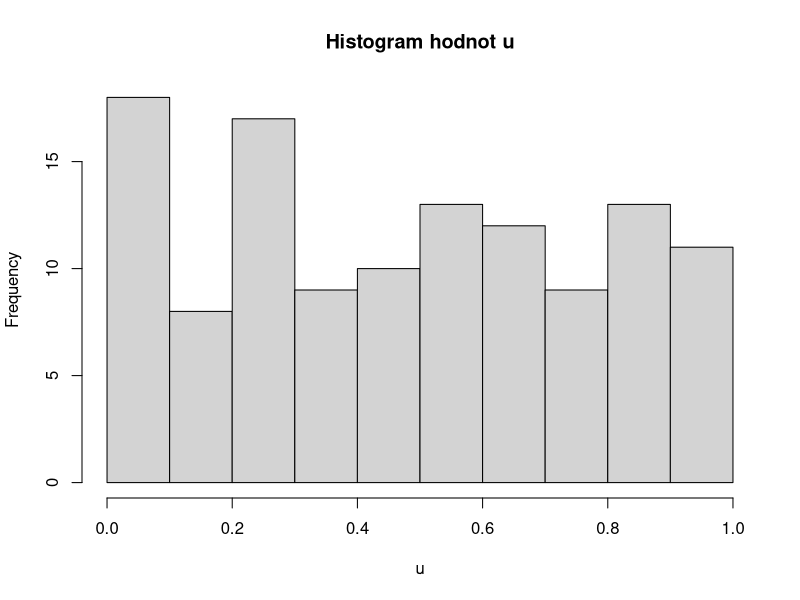
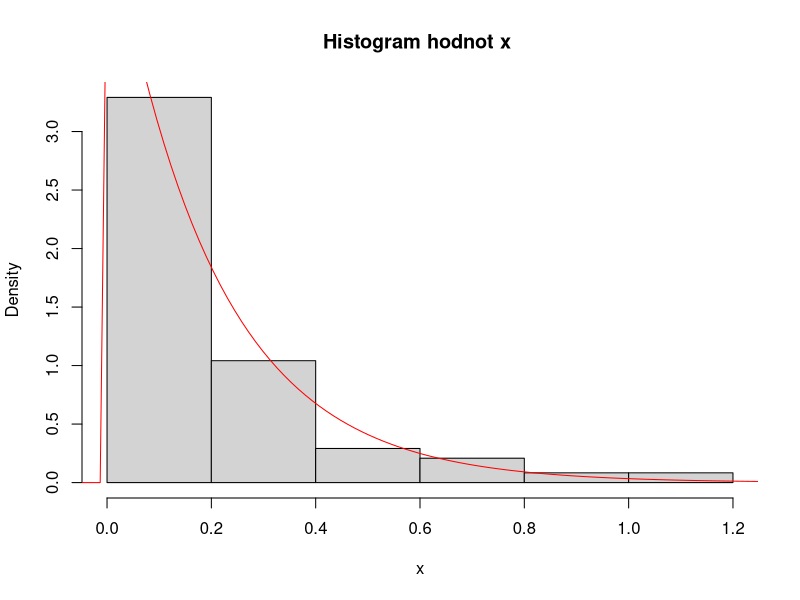
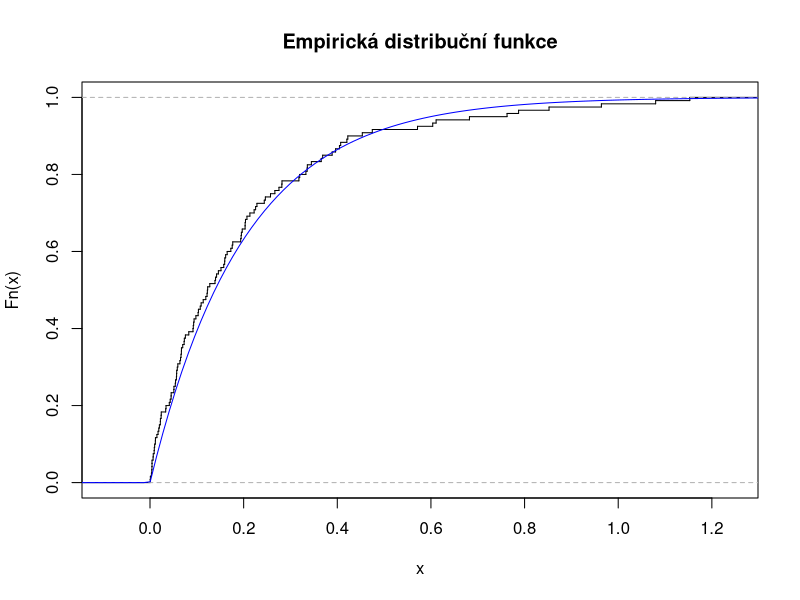
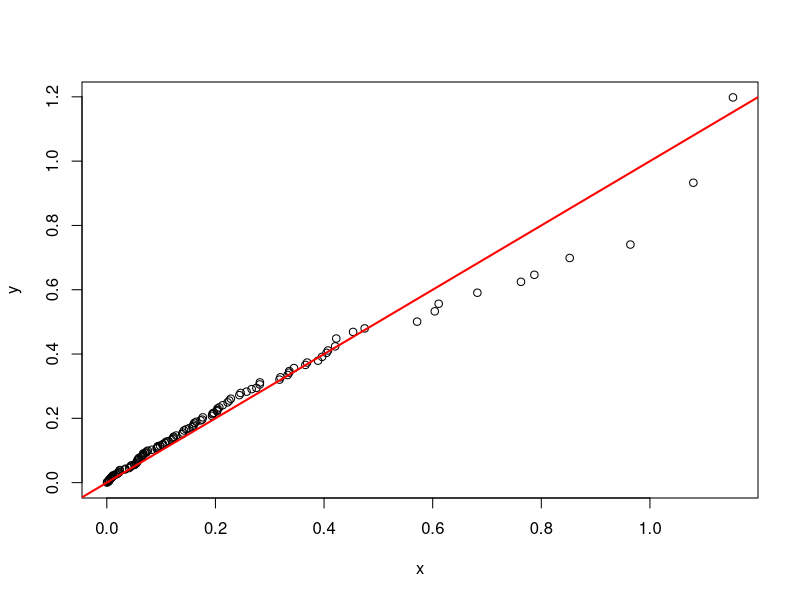
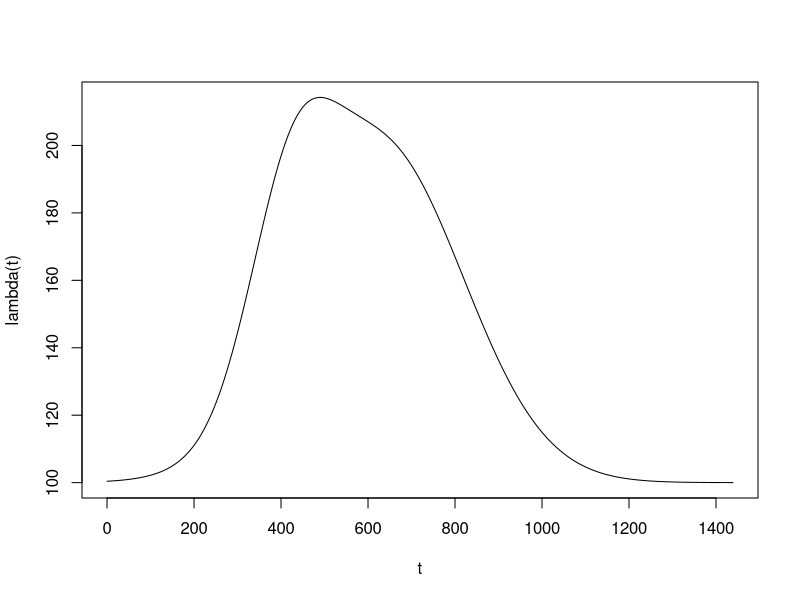
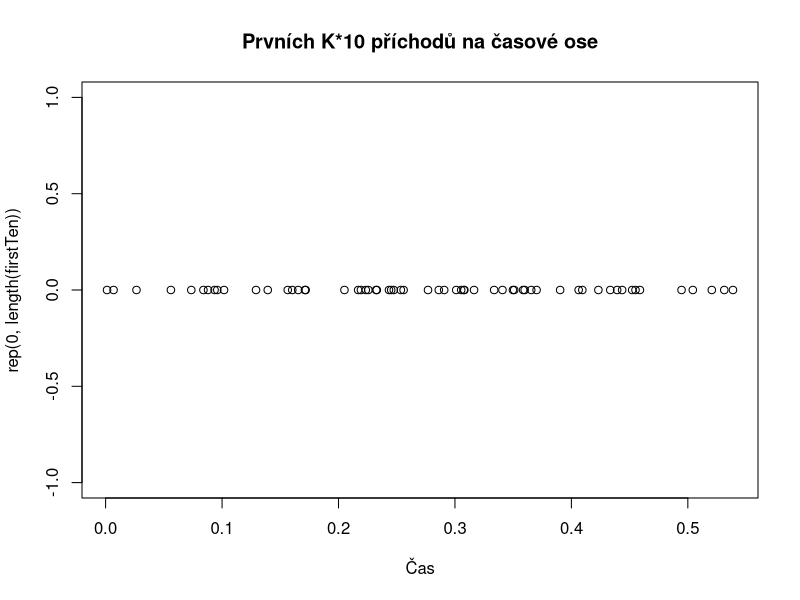
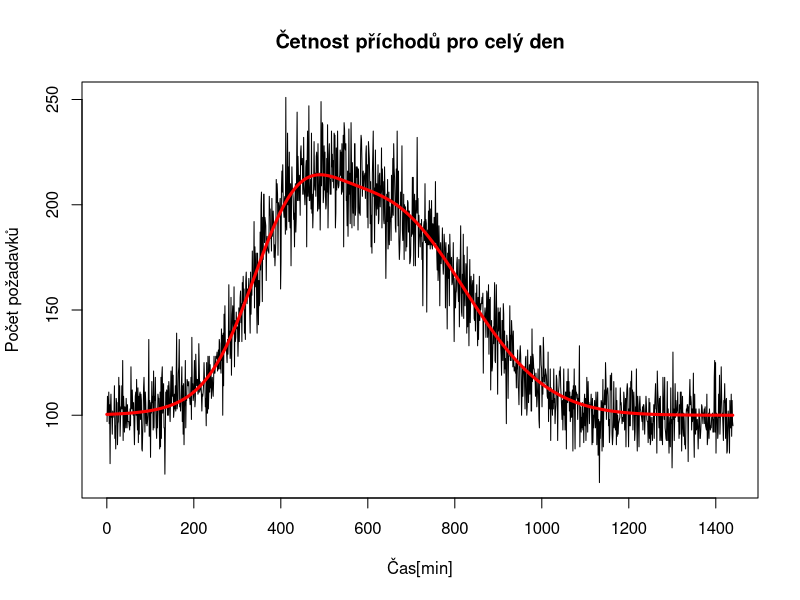
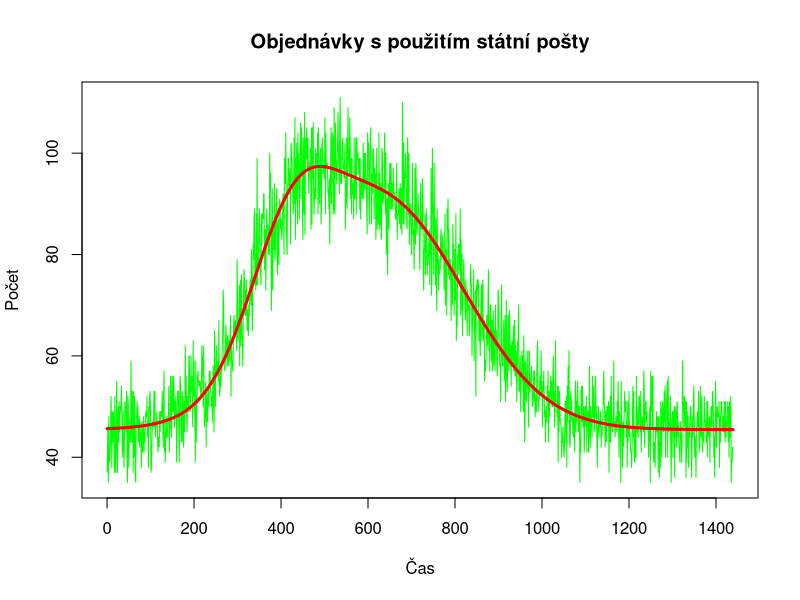

These charts were generated, in order, by the following R code:
# Ondřej Paška
K = 6
L = 5
n = K*20

## 1

# The Uniform Distribution
u = runif(n, 0, 1)
u

# 1.I
# https://en.wikipedia.org/wiki/Exponential_distribution#Generating_exponential_variates
# log is natural log
x=-log(1-u)/L
x

# 1.II
hist(u, main="Histogram hodnot u")

hist(x, probability=TRUE, main="Histogram hodnot x ")
xWidth=max(x)-min(x)
xGrid=seq(min(x)-0.2*xWidth,max(x)+0.2*xWidth,length=n)
lines (xGrid,dexp(xGrid, rate=L), col='red')

# 1.III
plot(ecdf(x), verticals=TRUE, do.points = FALSE, main="Empirická distribuční funkce")
lines (xGrid,pexp(xGrid, rate=L), col='blue')

# 1.IV
y=rexp(1000, rate=L)
qqplot(x, y);
abline(0, 1, col='red', lwd=2)

# 1.V diskuse

# 1.VI :(


## ------------------------------------------------------------- ##
## 2

# 2.I + 2.II
lambda = function(t) { 100 + 50/exp((t - 420)^2/(3600*L)) + 100/exp((L*(t - 480 - 30*L)^2)/360000)}

size=24*60

# generates minutes
t=seq(0,size-1)
plot(t, lambda(t), type='l') 

# lambda maximum
lambdaMax=optimize(lambda, interval=c(0, size), maximum=TRUE)$objective

result=list()
t=0
i=0
while(t < size)
{
	lambdaT=lambda(t)

	t = t + rexp(1, lambdaMax)

	# random
	s = runif(1, min=0, max=1)
	if (s <= lambdaT/lambdaMax)
	{
		i = i + 1
		result[i] = t
	}
}

xWidth=max(unlist(result))
xGrid=seq(min(x)-0.1*xWidth,max(x)+0.1*xWidth,length=K*10)

firstTen = result[0:(K*10)]
plot(firstTen,rep(0, length(firstTen)), xlab="Čas", main="Prvních K*10 příchodů na časové ose")

# 2.III
t=seq(0,size-1)
#Vykresleni krivky za pomoci dat z histogramu
h=hist(unlist(result), breaks=size, plot=FALSE)
plot(h$mids, h$counts, type="l", xlab = "Čas[min]", ylab="Počet požadavků", main="Četnost příchodů pro celý den")
lines(t, lambda(t), col="red", lwd=3)


## ------------------------------------------------------------- ##
## 3

# 3.I

courierProb = K/(K+L)
postList = list()
courierList = list()
i=0

for (i in 0:size)
{
	lambdaT = lambda(i)
	courierList[i] = 0
	postList[i] = 0

	for (y in 0:lambdaT)
	{
		r = runif(1, min=0, max=1) # random()
		# either courier or post
		if (r <= courierProb)
		{
			courierList[i] = as.numeric(courierList[i]) + 1
		}
		else
		{
			postList[i] = as.numeric(postList[i]) + 1
		}
	}
}

# 3.II

# Post usage; postProb is opposite of courierProb
plot(t, postList, typ="l", col="green", xlab="Čas", ylab="Počet", main="Objednávky s použitím státní pošty")
lines(t, lambda(t)*(1-courierProb), col="red", lwd="3")

# Courier usage
plot(t, courierList, typ="l", col="violet", xlab="Čas", ylab="Počet", main="Objednávky s použitím kurýrní služby")
lines(t, lambda(t)*(courierProb), col="red", lwd="3")


# 3.III

# all together
plot(t, postList, typ="l", col="orange", xlab = "Čas", ylab="Počet", main="Četnost příchodů objednávek pro oba procesy pro celý den", ylim=c(20,160))
lines(t, lambda(t)*(1-courierProb), col="red", lwd="3")
lines(t, courierList, typ = "l", col="green")
lines(t, lambda(t)*(courierProb), col="red", lwd="3")

